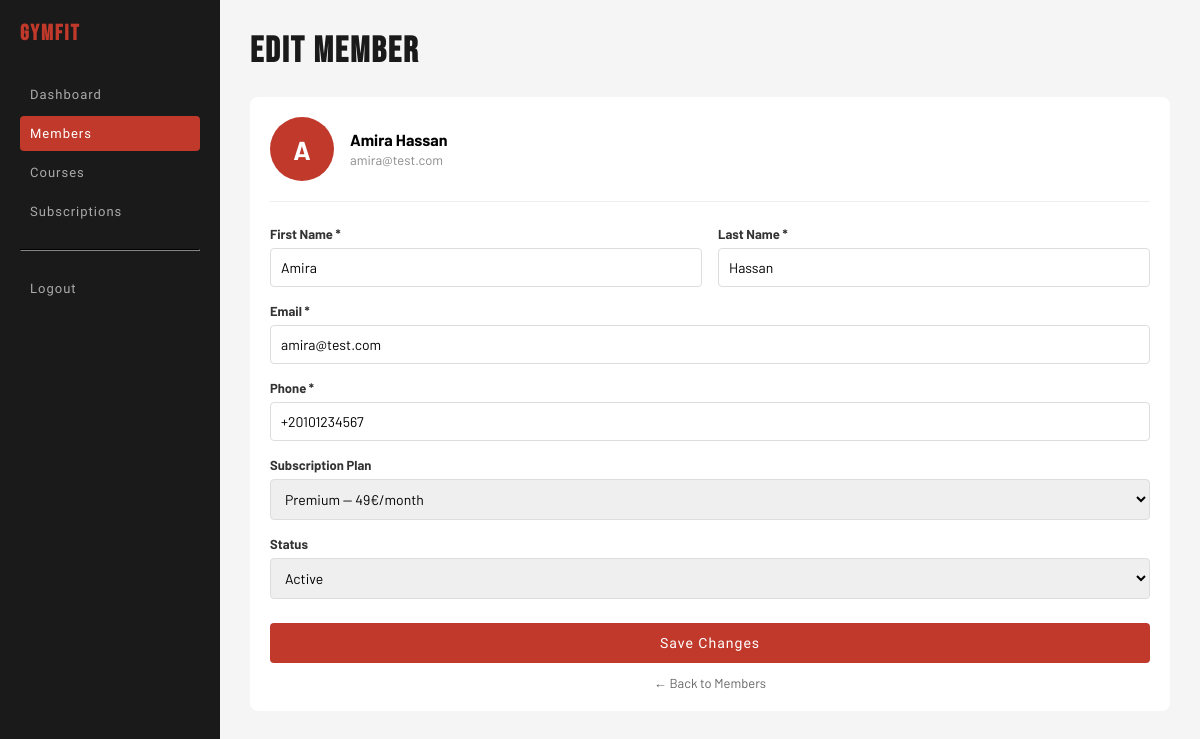
/index.php?route=admin-update-member&id=1 (signed in), run on the app's committed database.
### tables this page shows
CREATE TABLE IF NOT EXISTS members (
    id_member         INT           AUTO_INCREMENT PRIMARY KEY,
    first_name        VARCHAR(100)  NOT NULL,
    last_name         VARCHAR(100)  NOT NULL,
    email             VARCHAR(150)  UNIQUE NOT NULL,
    password          VARCHAR(255)  NOT NULL,
    phone             VARCHAR(20)   NOT NULL,
    registration_date DATETIME      DEFAULT CURRENT_TIMESTAMP,
    status            ENUM('active','inactive','pending') DEFAULT 'pending',
    id_subscription   INT,
    FOREIGN KEY (id_subscription) REFERENCES subscriptions(id_subscription)
);

CREATE TABLE IF NOT EXISTS subscriptions (
    id_subscription  INT           AUTO_INCREMENT PRIMARY KEY,
    name             VARCHAR(50)   NOT NULL,
    monthly_price    DECIMAL(10,2) NOT NULL,
    description      TEXT,
    class_access     BOOLEAN       DEFAULT FALSE,
    coaching_access  BOOLEAN       DEFAULT FALSE,
    sauna_access     BOOLEAN       DEFAULT FALSE
);

### app/controllers/AbstractController.php (called while the page is built, shortened)
 <?php
abstract class AbstractController
{
protected function render(string $view, array $data = []): void
{
    $subscriptionManager = new SubscriptionManager();
    $data['footerSubscriptions'] = $subscriptionManager->findAll();
    $courseManager = new CourseManager();
    $data['footerCourses'] = $courseManager->findAll();
    require __DIR__ . '/../views/' . $view . '.phtml';
}
}

### app/controllers/AdminController.php (called while the page is built, shortened)
<?php
class AdminController extends AbstractController
{
    public function updateMember(): void
    {
        $memberManager       = new MemberManager();
        $subscriptionManager = new SubscriptionManager();
        $member = $memberManager->findOne((int)$_GET['id']);
        $this->render('admin/member-update', [
            'member'        => $member,
            'subscriptions' => $subscriptionManager->findAll(),
            'errors'        => [],
            'old'           => []
        ]);
    }
}

### index.php (called while the page is built, shortened)
<?php
$router = new Router();
$router->handleRequest($_GET);

### app/managers/AbstractManager.php (called while the page is built, shortened)
<?php
abstract class AbstractManager
{
    public function __construct()
    {
        try {
            $connexion = "mysql:host=".$_ENV["DB_HOST"].";port=3306;charset=".$_ENV["DB_CHARSET"].";dbname=".$_ENV["DB_NAME"];
            $this->db = new PDO(
                $connexion,
                $_ENV["DB_USER"],
                $_ENV["DB_PASSWORD"]
            );
        }catch (PDOException $e){
            error_log('Database connection failed: ' . $e->getMessage());
            if (($_ENV['APP_ENV'] ?? 'production') === 'development') {
                die('Connexion échouée : ' . $e->getMessage());
            }
            http_response_code(503);
            die('Service temporarily unavailable. Please try again later.');
        }
    }
}

### app/managers/SubscriptionManager.php (called while the page is built, shortened)
<?php
class SubscriptionManager extends AbstractManager
{
    public function findAll(): array
    {
        $query = $this->db->prepare(
            'SELECT * FROM subscriptions ORDER BY monthly_price'
        );
        $query->execute();
        $rows = $query->fetchAll(PDO::FETCH_ASSOC);
        $subscriptions = [];
        foreach ($rows as $row) {
            $subscription = new Subscription(
                $row['name'],
                $row['monthly_price'],
                $row['class_access'],
                $row['coaching_access'],
                $row['sauna_access'],
                $row['description'],
                $row['id_subscription']
            );
            $subscriptions[] = $subscription;
        }
        return $subscriptions;
    }
}

### app/managers/CourseManager.php (called while the page is built, shortened)
<?php
class CourseManager extends AbstractManager
{
    public function findAll(): array
    {
        $query = $this->db->prepare(
            'SELECT * FROM courses ORDER BY day, start_time'
        );
        $query->execute();
        $rows = $query->fetchAll(PDO::FETCH_ASSOC);
        $courses = [];
        foreach ($rows as $row) {
            $course = new Course(
                $row['name'],
                $row['type'],
                $row['level'],
                $row['coach'],
                $row['day'],
                $row['start_time'],
                $row['end_time'],
                $row['max_capacity'],
                $row['id_class']
            );
            $courses[] = $course;
        }
        return $courses;
    }
}

### app/models/Member.php (called while the page is built, shortened)
<?php
class Member {
    public function getFirstName(): string {
        return $this->firstName;
    }
    public function getLastName(): string {
        return $this->lastName;
    }
    public function getEmail(): string {
        return $this->email;
    }
    public function getPhone(): string {
        return $this->phone;
    }
    public function getStatus(): string {
        return $this->status;
    }
    public function getIdSubscription(): ?int {
        return $this->idSubscription;
    }
    public function getAvatar(): ?string {
        return $this->avatar;
    }
}

### app/managers/MemberManager.php (called while the page is built, shortened)
<?php
class MemberManager extends AbstractManager
{
    public function findOne(int $id): ?Member
    {
        $query = $this->db->prepare(
            'SELECT * FROM members WHERE id_member = :id'
        );
        $query->execute(['id' => $id]);
        $row = $query->fetch(PDO::FETCH_ASSOC);
        return new Member(
            $row['first_name'],
            $row['last_name'],
            $row['email'],
            $row['password'],
            $row['phone'],
            $row['status'],
            $row['id_subscription'],
            $row['id_member'],
            $row['registration_date'],
            $row['avatar'] ?? null
        );
    }
}

### app/models/Subscription.php (called while the page is built, shortened)
<?php
class Subscription {
    public function getId(): ?int {
        return $this->id;
    }
    public function getName(): string {
        return $this->name;
    }
}

### app/views/admin/member-update.phtml (the view, shortened to what this page needs)
<?php
$old = $data['old'] ?? [];
$member = $data['member'] ?? null;
$subscriptions = $data['subscriptions'] ?? [];
?>
<!DOCTYPE html>
<html lang="en">
<head>
    <link rel="stylesheet" href="public/assets/css/style.css">
</head>
<body>
<div class="layout">
    <div class="sidebar">
        <h2>GymFit</h2>
        <a href="index.php?route=admin">Dashboard</a>
        <a href="index.php?route=admin-members" class="active">Members</a>
        <a href="index.php?route=admin-courses">Courses</a>
        <a href="index.php?route=admin-subscriptions">Subscriptions</a>
        <hr style="border-color:#333;margin:20px 0;">
        <a href="index.php?route=logout">Logout</a>
    </div>
    <div class="main">
        <h1>Edit Member</h1>
        <div class="card">
            <div style="display:flex;align-items:center;gap:16px;margin-bottom:24px;padding-bottom:20px;border-bottom:1px solid #eee;">
                <?php if ($member->getAvatar()): ?>
                    <img src="public/assets/uploads/avatars/<?= htmlspecialchars($member->getAvatar()) ?>"
                         alt="avatar"
                         style="width:64px;height:64px;border-radius:50%;object-fit:cover;">
                <?php else: ?>
                    <div style="width:64px;height:64px;border-radius:50%;background:#C0392B;display:flex;align-items:center;justify-content:center;color:#fff;font-weight:bold;font-size:26px;">
                        <?= strtoupper(substr($member->getFirstName(), 0, 1)) ?>
                    </div>
                <?php endif; ?>
                <div>
                    <strong><?= htmlspecialchars($member->getFirstName() . ' ' . $member->getLastName()) ?></strong><br>
                    <span style="color:#888;font-size:13px;"><?= htmlspecialchars($member->getEmail()) ?></span>
                </div>
            </div>
            <form action="index.php?route=admin-check-update-member" method="POST">
                <div class="form-row">
                    <div class="form-group">
                        <label>First Name *</label>
                        <input type="text" name="first_name"
                               value="<?= htmlspecialchars($old['first_name'] ?? $member->getFirstName()) ?>">
                    </div>
                    <div class="form-group">
                        <label>Last Name *</label>
                        <input type="text" name="last_name"
                               value="<?= htmlspecialchars($old['last_name'] ?? $member->getLastName()) ?>">
                    </div>
                </div>
                <div class="form-group">
                    <label>Email *</label>
                    <input type="email" name="email"
                           value="<?= htmlspecialchars($old['email'] ?? $member->getEmail()) ?>">
                </div>
                <div class="form-group">
                    <label>Phone *</label>
                    <input type="text" name="phone" required
                           value="<?= htmlspecialchars($old['phone'] ?? $member->getPhone()) ?>">
                </div>
                <div class="form-group">
                    <label>Subscription Plan</label>
                    <select name="id_subscription">
                        <?php foreach ($subscriptions as $subscription): ?>
                            <option value="<?= $subscription->getId() ?>"
                                <?= ($subscription->getId() == ($old['id_subscription'] ?? $member->getIdSubscription()))
                                    ? 'selected' : '' ?>>
                                <?= htmlspecialchars($subscription->getName()) ?>
                                — <?= $subscription->getMonthlyPrice() ?>€/month
                            </option>
                        <?php endforeach; ?>
                    </select>
                </div>
                <div class="form-group">
                    <label>Status</label>
                    <select name="status">
                        <?php foreach (['active', 'inactive', 'pending'] as $status): ?>
                            <option value="<?= $status ?>"
                                <?= (($old['status'] ?? $member->getStatus()) === $status) ? 'selected' : '' ?>>
                                <?= ucfirst($status) ?>
                            </option>
                        <?php endforeach; ?>
                    </select>
                </div>
                <button type="submit" class="btn-submit">Save Changes</button>
            </form>
            <a href="index.php?route=admin-members" class="btn-cancel">← Back to Members</a>
        </div>
    </div>
</div>
</body>
</html>

### public/assets/css/style.css (style rules this page uses)
:root { --red: #C0392B; --red-d: #96281B; --black: #0e0e0e; --dark: #1A1A1A; --dark2: #242424; --white: #ffffff; --gray: #f5f5f5; --font-display: 'Bebas Neue', sans-serif; --font-ui: 'Barlow Condensed', sans-serif; --font-body: 'Barlow', sans-serif; }
* { box-sizing: border-box; margin: 0; padding: 0; }
body { font-family: var(--font-body); }
.layout { display: flex; min-height: 100vh; }
.sidebar { width: 220px; background: var(--dark); padding: 20px; flex-shrink: 0; }
.sidebar h2 { color: var(--red); font-size: 22px; margin-bottom: 30px; font-family: var(--font-display); letter-spacing: 2px; }
.sidebar a { display: block; color: #aaa; text-decoration: none; padding: 10px; margin-bottom: 4px; border-radius: 4px; font-family: var(--font-ui); font-size: 13px; letter-spacing: 1px; }
.sidebar a.active { background: var(--red); color: #fff; }
.sidebar hr { border-color: #333; margin: 20px 0; }
.main { flex: 1; padding: 30px; background: var(--gray); }
.main h1 { color: var(--dark); margin-bottom: 24px; font-family: var(--font-display); font-size: 36px; letter-spacing: 2px; }
.card { background: #fff; border-radius: 8px; padding: 20px; margin-bottom: 20px; }
.btn-submit { background: var(--red); color: #fff; padding: 12px 24px; border: none; border-radius: 4px; font-size: 14px; cursor: pointer; width: 100%; margin-top: 8px; font-family: var(--font-ui); letter-spacing: 1px; }
.btn-cancel { display: block; text-align: center; margin-top: 12px; color: #666; text-decoration: none; font-size: 13px; }
.form-group { margin-bottom: 16px; }
label { display: block; font-size: 13px; font-weight: bold; margin-bottom: 6px; color: #333; }
input, select, textarea { width: 100%; padding: 10px; border: 1px solid #ddd; border-radius: 4px; font-size: 14px; font-family: var(--font-body); }
.form-row { display: grid; grid-template-columns: 1fr; gap: 16px; }
@media (min-width: 1024px) { .form-row { grid-template-columns: 1fr 1fr; } }

### data on the page
members: first_name "A", $member->getFirstName() . ' ' . $member->getLastName() "Amira Hassan", email "amira@test.com", first_name "Amira", last_name "Hassan", phone "+20101234567", id_subscription "Premium — 49€/month", status "Active"
